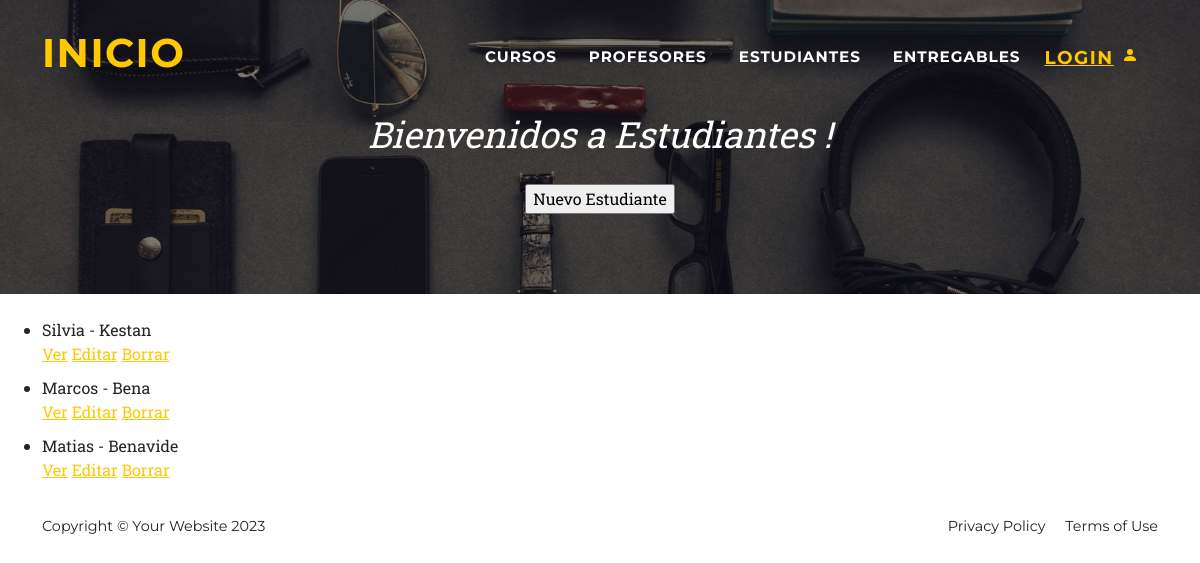
The page /estudiantes/ on the database its author committed.
### AppCoder/models.py (models this page shows, shortened)
class Estudiante(models.Model):
    nombre = models.CharField(max_length=30)
    apellido = models.CharField(max_length=30)
    email = models.EmailField()
    fecha_alta = models.DateTimeField(auto_created=True, null=True)

### AppCoder/views.py (the view)
# urls.py: path("estudiantes/", views.EstList.as_view(), name = "List_Est"),
class EstList(ListView):
    model = Estudiante
    template_name = "AppCoder/estudiantes.html"

### AppCoder/templates/AppCoder/estudiantes.html (shortened to what this page needs)
{% extends 'AppCoder/base.html' %}
{% load static %}
{% block header %}
    <div class="masthead-subheading"><br> Bienvenidos a Estudiantes !</div>
    <a href="{% url 'Create_Est' %}">
        <input type="submit" value="Nuevo Estudiante"></input>
    </a>
{% endblock header %}
{% block body %}
<ul class="container"><br>
    {% for estudiante in object_list %}
        <li>
            <p> {{estudiante.nombre}} - {{estudiante.apellido}} <br><br>
                <a href="{% url 'Detail_Est' estudiante.id %}">Ver</a>
                <a href="{% url 'Update_Est' estudiante.id %}">Editar</a>
                <a href="{% url 'Delete_Est' estudiante.id %}">Borrar</a>
            </p>
        </li>
    {% endfor %}
</ul>
{% endblock body %}

### rows shown on the page
Estudiante: nombre "Silvia", apellido "Kestan"
Estudiante: nombre "Marcos", apellido "Bena"
Estudiante: nombre "Matias", apellido "Benavide"
